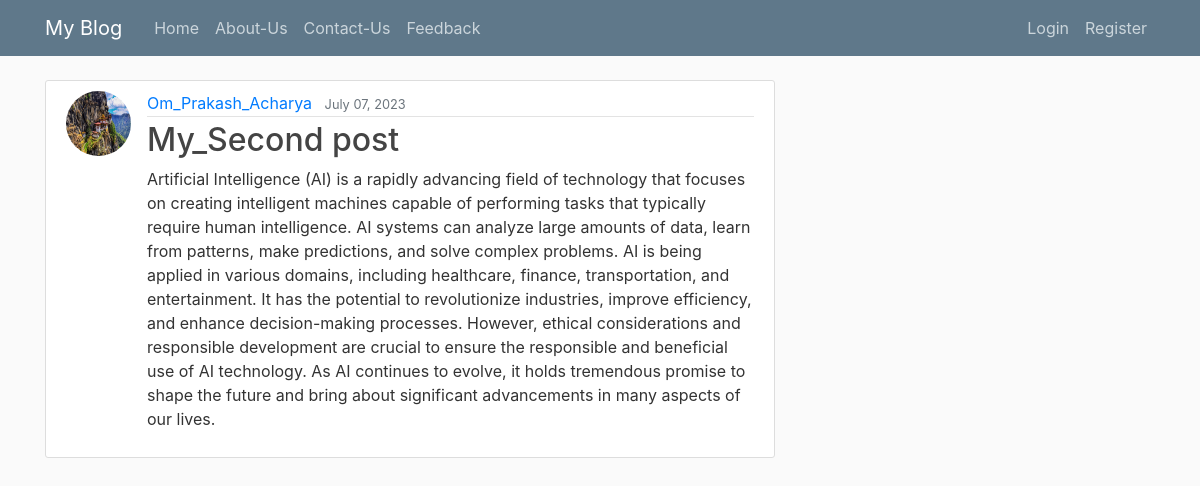
Page /post/20/ on the committed database.
### blog/models.py (models this page shows, shortened)
class Post(models.Model): # database will now have the table called the post and inside the post, one of the fieds that table will have will be the title.
    title=models.CharField(max_length=100)
    content=models.TextField()
    date_posted=models.DateTimeField(default=timezone.now)
    author=models.ForeignKey(User,on_delete=models.CASCADE)#it means if the usr is deleted, it delets post too.

### users/models.py (models this page shows, shortened)
class Profile(models.Model):
    user = models.OneToOneField(User, on_delete=models.CASCADE)
    image = models.ImageField(default=None, upload_to='profile_pics', blank=True, null=True)

### blog/views.py (the view)
# urls.py: path('post/<int:pk>/',PostDetailView.as_view(),name='post-detail'),
class PostDetailView(DetailView):
     model=Post

### blog/templates/blog/post_detail.html (shortened to what this page needs)
{% extends "blog/base.html" %}
{% block content %}
    <article class="media content-section">
        <img class="rounded-circle article-img" src="{{ object.author.profile.image.url }}">
        <div class="media-body">
            <div class="article-metadata">
                <a class="mr-2" href="{% url 'user-posts' object.author.username %}">{{ object.author }}</a>
                <small class="text-muted">{{ object.date_posted|date:"F d, Y" }}</small>
            </div>
            <h2 class="article-title">{{ object.title }}</h2>
            <p class="article-content">{{ object.content }}</p>
        </div>
    </article>
{% endblock content %}

### blog/static/blog/main.css (style rules this page uses)
body { background: #fafafa; color: #333333; margin-top: 5rem; }
h1, h2, h3, h4, h5, h6 { color: #444444; }
.content-section { background: #ffffff; padding: 10px 20px; border: 1px solid #dddddd; border-radius: 3px; margin-bottom: 20px; }
.article-title { color: #444444; }
.article-content { white-space: pre-line; }
.article-img { height: 65px; width: 65px; margin-right: 16px; }
.article-metadata { padding-bottom: 1px; margin-bottom: 4px; border-bottom: 1px solid #e3e3e3 }

### rows in the picture
Post: author.profile.image (picture), author "Om_Prakash_Acharya", date_posted "July 07, 2023", title "My_Second post", content "Artificial Intelligence (AI) is a rapidly advancing field of technology that focuses on creating intelligent machines capable of performing tasks that typically require human intelligence. AI systems can analyze large amounts of data, learn from patterns, make predictions, and solve complex problems. AI is being applied in various domains, including healthcare, finance, transportation, and entertainment. It has the potential to revolutionize industries, improve efficiency, and enhance decision-making processes. However, ethical considerations and responsible development are crucial to ensure the responsible and beneficial use of AI technology. As AI continues to evolve, it holds tremendous…"
